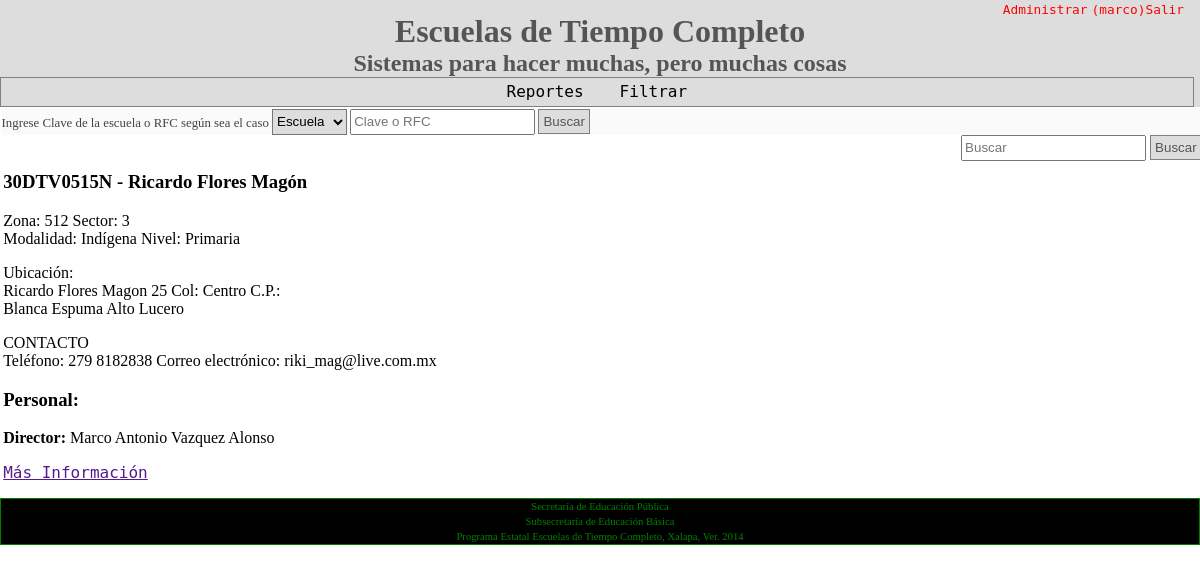
The page /escuelas/30DTV0515N/detalle-escuela/1/ (signed in) on the database its author committed.
### personal/models.py (models this page shows, shortened)
class PersonalPorCiclo(models.Model):
    personal = models.ForeignKey(Personal)
    ciclo = models.ForeignKey(Ciclo)
    puesto = models.ForeignKey(Puesto)
    escuela = models.ForeignKey(Escuela)
    estado = models.ForeignKey(Estado)
    class Meta:
        unique_together = [("personal", "ciclo", "escuela")]

class Puesto(models.Model):
    puesto = models.CharField(max_length=255)

class Personal(models.Model):
    rfc = models.CharField(max_length=15)
    nombre = models.CharField(max_length=255)
    apellido_paterno = models.CharField(max_length=255)
    apellido_materno = models.CharField(max_length=255)
    doble_plaza = models.BooleanField(default=False)
    fecha_ingreso = models.DateField()
    fecha_nacimiento = models.DateField()
    nivel_estudio = models.ForeignKey(NivelEstudio)
    especialidad = models.ForeignKey(Especialidad)

### escuelas/models.py (models this page shows, shortened)
class Escuela(models.Model):
    clave = models.CharField(max_length=15, unique=True)
    nombre = models.CharField(max_length=100)
    municipio = models.ForeignKey(Municipio)
    localidad = models.ForeignKey(Localidad)
    zona = models.PositiveIntegerField()
    sector = models.PositiveIntegerField()
    modalidad = models.ForeignKey(Modalidad)
    nivel = models.ForeignKey(Nivel)
    email = models.EmailField(max_length=255)
    telefono = models.CharField(max_length=25)
    calle = models.CharField(max_length=255)
    numero = models.CharField(max_length=30)
    colonia = models.CharField(max_length=255)
    cod_postal = models.PositiveIntegerField()
    afiliada = models.BooleanField(default=False)
    objects = EscuelaQuerySet.as_manager()

### caracteristicas/models.py (models this page shows)
class Modalidad(models.Model):
    modalidad = models.CharField(max_length=50)
    def __unicode__(self):
        return self.modalidad

class Nivel(models.Model):
    nivel = models.CharField(max_length=50)
    def __unicode__(self):
        return self.nivel

### lugares/models.py (models this page shows, shortened)
class Localidad(models.Model):
    localidad = models.CharField(max_length=255)
    municipio = models.ForeignKey(Municipio)

class Municipio(models.Model):
    municipio = models.CharField(max_length=255)
    def __unicode__(self):
        return self.municipio

### escuelas/views.py (the view)
class EscuelaPersonalView(generic.ListView):
    model = PersonalPorCiclo
    template_name = "escuelas/detalle_escuela.html"
    def get_queryset(self):
        id_escuela = self.kwargs.get("escuela")
        queryset = self.model.objects.filter(escuela=id_escuela)
        return queryset
    def get_context_data(self, **kwargs):
        context = super(EscuelaPersonalView, self).get_context_data(**kwargs)
        datos = self.model.objects.filter(escuela=self.kwargs.get("escuela"))[:1]
        datos_escuela = {
            'schooll': datos
        }
        context.update(datos_escuela)
        return context

### escuelas/templates/escuelas/detalle_escuela.html
{% extends "base.html" %}
{% block content %}
<p class="escuela">
  {% for e in schooll %}
  <h3>{{e.escuela.clave}} -
  {{e.escuela.nombre}}<br>
  </h3>
  <p>
  Zona: {{e.escuela.zona}}
  Sector: {{e.escuela.sector}}<br>
  Modalidad: {{e.escuela.modalidad}}
  Nivel: {{e.escuela.nivel}}
  </p>
  <p>
  Ubicación:<br>
  {{e.escuela.calle}} {{e.escuela.numero}} Col: {{e.escuela.colonia}}
  C.P.: {{escuela.cod_postal}}<br>
  {{e.escuela.localidad.localidad}} {{e.escuela.municipio}}
  </p>
  <p>
  CONTACTO<br>
  Teléfono: {{e.escuela.telefono}}
  Correo electrónico: {{e.escuela.email}}
  </p>
  {% endfor %}
</p>
<p class="personal">
    <h3>Personal:</h3>
    {% for p in object_list %}
      <p>
      <strong>
        {{p.puesto.puesto}}:
      </strong>
      {{p.personal.nombre}}
      {{p.personal.apellido_paterno}}
      {{p.personal.apellido_materno}}
      <br>
      </p>
      <a href="">Más Información</a>
    {% endfor %}
</p>
{% endblock content %}

### templates/base.html (shortened to what this page needs)
<!DOCTYPE html>
<html lang="en">
<head>
    {% load static from staticfiles %}
    <link rel="stylesheet" href="{% static 'css/estilos.css' %}">
</head>
<body>
<header>
    <h1>
        Escuelas de Tiempo Completo
    </h1>
    <h2>
        Sistemas para hacer muchas, pero muchas cosas
    </h2>
    <nav>
        {% if user.is_authenticated %}
        <ul class="menu-2">
            <li><a href="/admin/">Administrar</a></li>
            <li><a href="{% url 'salir' %}">({{user}})Salir</a></li>
        </ul>
            <ul class="menu">
                <li class="item"><a href="">Reportes</a></li>
                <li class="item"><a href="">Filtrar</a></li>
            </ul>
        {% endif%}
    </nav>
</header>
<div class="content">
{% if user.is_authenticated %}
<div class="forms">
<form action="{% url 'consulta' %}" class="form-consulta">
    Ingrese Clave de la escuela o RFC según sea el caso
    <select name="tipo-busqueda" class="select-consulta">
        <option value="escuela">Escuela</option>
    </select>
    <input type="text" name="consulta" class="campos-busqueda" placeholder="Clave o RFC">
    <input type="submit" value="Buscar" class="btn-busca">
</form>
<form action="{% url 'consulta' %}" class="form-busqueda">
    <input type="text" name="busqueda" placeholder="Buscar" class="campos-busqueda">
    <input type="submit" value="Buscar" class="btn-busca">
</form>
</div>
<section class="cuerpo">
{% endif %}
{% block content %}
{% endblock content %}
</div>
<footer>
    <small>
        Secretaría de Educación Pública<br>
        Subsecretaría de Educación Básica<br>
        Programa Estatal Escuelas de Tiempo Completo, Xalapa, Ver. 2014
    </small>
</footer>
</body>
</html>

### static/css/estilos.css (style rules this page uses)
body { background: white; font-size: 16px; font-family: 'consolas'; margin: 0px; }
header { background: #ddd; margin: 0px; text-align: center; }
footer { background: black; border: 1px solid green; color: green; font-size: 0.8em; text-align: center; }
h1 { padding-top: 0.4em; }
h1, h2 { color:#555; font-family: "Caviar Dreams"; margin: 0px; }
a { font-family: 'monospace' }
.cuerpo { padding-top: 1em; padding-left: 0.2em; }
.content { margin: 0px auto; max-width: 80em; width: 100%; }
.menu { border:1px solid gray; list-style: none; margin: 0px; padding: 0.3em; text-align: center; width: 98.5%; }
.item { display: inline-block; }
.item a { color: black; padding: 0.4em 1em 0.4em 1em; text-decoration: none; }
.menu-2 { margin: 0px; position: absolute; right: 1em; top: 0em; }
.menu-2 li { text-align: center; display: inline-block; }
.menu-2 li a { color: red; text-decoration: none; font-size: 0.8em; }
.forms { background: #FAFAFA; color:#444; font-family: 'ubuntu'; margin: 0.1em; width: 100%; }
.form-consulta { font-size: 0.8em; }
.form-busqueda { float: right; }
.campos-busqueda { height: 1.5em; margin: 0px; }
.btn-busca { background: #DDD; border: 1px solid gray; color: #555; margin: 0px; padding: 0.3em; }
.select-consulta { background: #DDD; height: 1.9em; margin: 0px; }
.escuela { background: #FAFFFA; }

### rows shown on the page
PersonalPorCiclo: escuela.clave "30DTV0515N", escuela.nombre "Ricardo Flores Magón", escuela.zona "512", escuela.sector "3", escuela.modalidad "Indígena", escuela.nivel "Primaria", escuela.calle "Ricardo Flores Magon", escuela.numero "25", escuela.colonia "Centro", escuela.localidad.localidad "Blanca Espuma", escuela.municipio "Alto Lucero", escuela.telefono "279 8182838", escuela.email "riki_mag@live.com.mx", puesto.puesto "Director", personal.nombre "Marco Antonio", personal.apellido_paterno "Vazquez", personal.apellido_materno "Alonso"

### other values the page prints
{{ user }} "marco"
